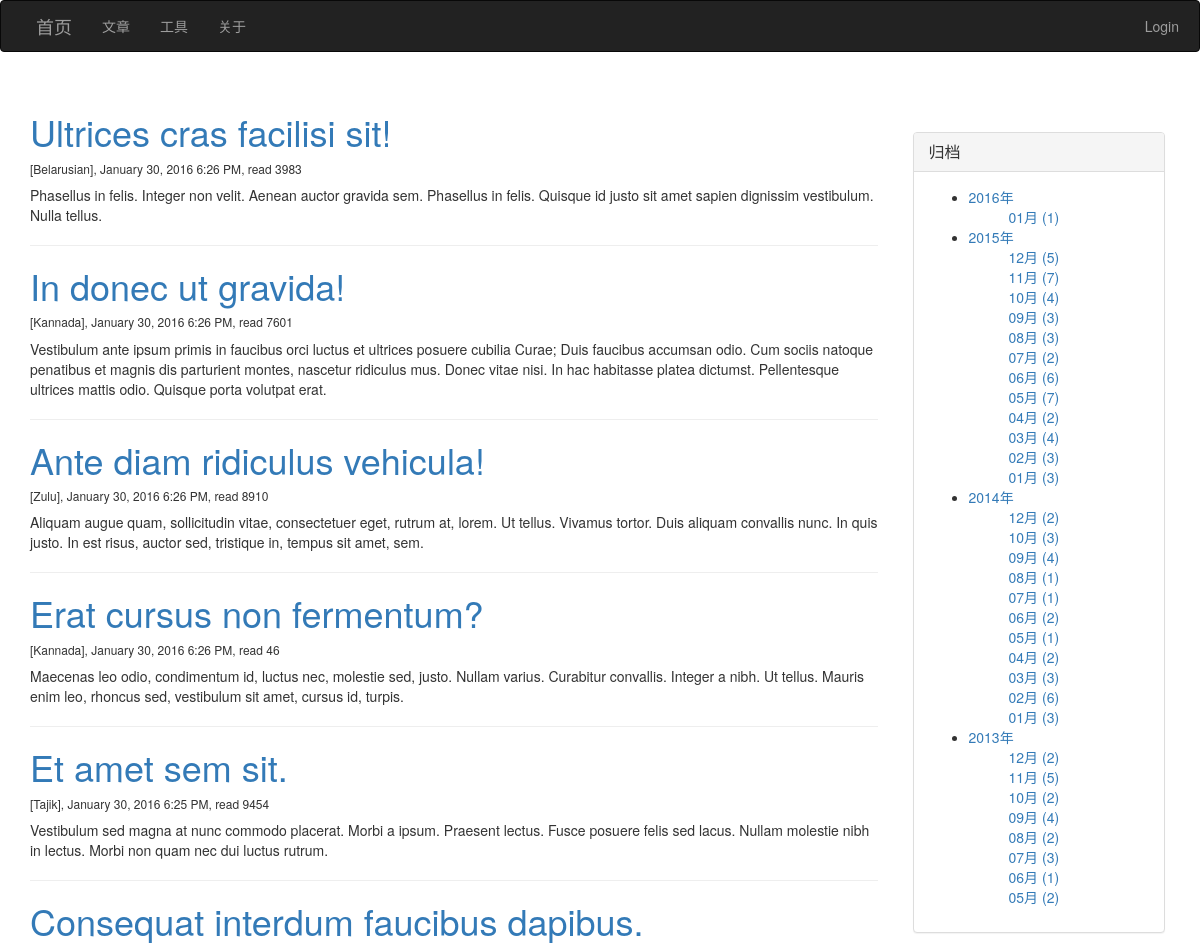
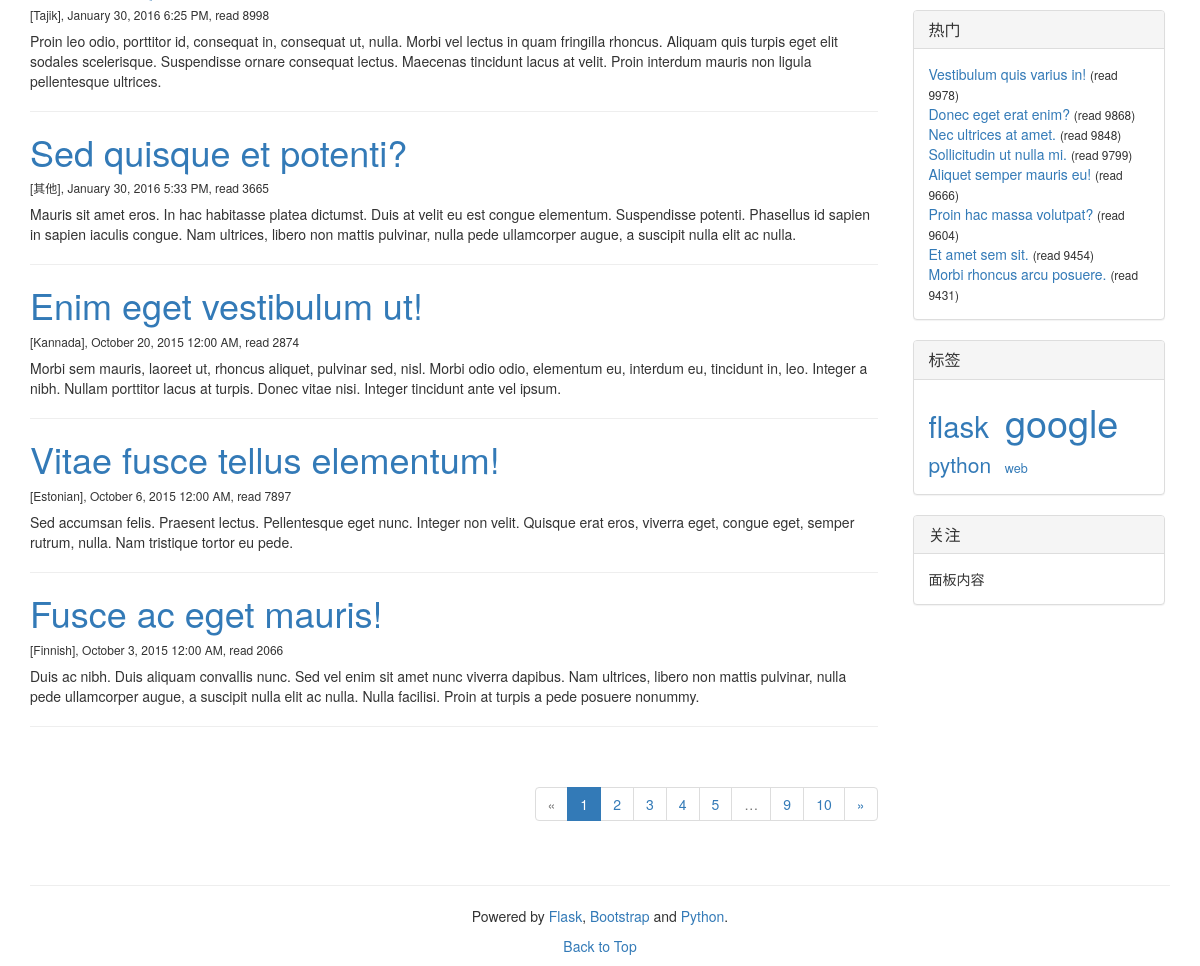
The page / on the database its author committed (2 pictures, top to bottom).
### main.py (models this page shows, shortened)
class Article(db.Model):
    __tablename__ = 'articles'
    id = db.Column(db.Integer, primary_key=True)
    title = db.Column(db.Unicode(128), unique=True, index=True, nullable=False)
    content = db.Column(db.UnicodeText)
    content_size = db.Column(db.Integer)
    time_created = db.Column(db.DateTime, index=True, default=datetime.now())
    time_modified = db.Column(db.DateTime, index=True, default=datetime.now())
    read_count = db.Column(db.Integer)
    private = db.Column(db.Boolean) # non-public, or hidden
    category_id = db.Column(db.Integer, db.ForeignKey('categories.id'))
    series_id = db.Column(db.Integer, db.ForeignKey('series.id'), nullable=True) # could be null
    tags = db.Column(db.Unicode(256), index=True, nullable=True) # space separated tag worlds

class Category(db.Model):
    __tablename__ = 'categories'
    id = db.Column(db.Integer, primary_key=True)
    name = db.Column(db.Unicode(32), unique=True, index=True, nullable=False)
    articles = db.relationship('Article', backref='category', lazy='dynamic')

### main.py (the view)
@app.route('/')
def index():
    page = request.args.get('page', 1, type=int)
    pagination = Article.query.order_by(Article.time_modified.desc()).paginate(
                    page, per_page=app.config['TEABLOG_ARTICLES_PER_PAGE'], error_out=True)
    articles = pagination.items
    return render_template('index.html', articles=articles, pagination=pagination)

### main.py (called while the page is built)
def update_tags_cache(articles=None, reverse=False):
    tags = {}
    if not articles:
        articles = Article.query.order_by(Article.title).all()
    for article in articles:
        if not article.tags:
            continue
        for tag in article.tags.split():
            tags.setdefault(tag, set())
            tags[tag].add(article)
    return sorted(tags.items(), reverse=reverse) # _list_ of item: ('tag', {1, 2, 4})

### templates/index.html (shortened to what this page needs)
{% extends 'base.html' %}
{% block page_content %}
{% for article in articles %}
<div class="post">
	<h1 class="post-title"><a href="{{ url_for('article', id=article.id) }}">{{ article.title }}</a></h1>
    <p class="date">
        <h6>
            [{{ article.category.name }}], {{ moment(article.time_modified).format('LLL') }}, read {{ article.read_count }}
        </h6>
    </p>
	<div class="post_body">{{ article.content }}</div>
    <hr>
</div>
{% endfor %}
<div class="pagination pull-right">
    {{ macros.widget_pagination(pagination, 'index') }}
</div>
{% endblock %}

### templates/_macros.html (shortened to what this page needs)
{% macro widget_pagination(pagination, endpoint) %}
{% if pagination.total %}
<ul class="pagination">
    <li{%if not pagination.has_prev %} class="disabled"{% endif %}>
        <a href="{% if pagination.has_prev %}{{ url_for(endpoint, page=pagination.page-1, **kwargs) }}{% else %}#{% endif %}">
            &laquo;
        </a>
    </li>
    {% for p in pagination.iter_pages() %}
        {% if p %}
            {% if p == pagination.page %}
            <li class="active"><a href="{{ url_for(endpoint, page=p, **kwargs) }}">{{ p }}</a></li>
            {% else %}
            <li><a href="{{ url_for(endpoint, page=p, **kwargs) }}">{{ p }}</a></li>
            {% endif %}
        {% else %}
            <li class="disabled"><a href="#">&hellip;</a></li>
        {% endif %}
    {% endfor %}
    <li{%if not pagination.has_next %} class="disabled"{% endif %}>
        <a href="{% if pagination.has_next %}{{ url_for(endpoint, page=pagination.page+1, **kwargs) }}{% else %}#{% endif %}">
            &raquo;
        </a>
    </li>
</ul>
{% endif %}
{% endmacro %}
{% macro widget_archive(data, endpoint) %}
<div class="panel panel-default">
    <div class="panel-heading">
        <h3 class="panel-title">归档</h3>
    </div>
    <div class="panel-body">
        <ul>
            {% for year, months in data.items() %}
            <li>
                <a href='#'>{{ year }}年</a>
                {% for month, num in months.items() %}
                <ul>
                    <li style="list-style-type: none">
                        <a href="{{ url_for(endpoint, by='time_created') }}#{{ year }}-{{ month }}">
                            {{ "%02d"|format(month) }}月 ({{ num }})
                        </a>
                    </li>
                </ul>
                {% endfor %}
            </li>
            {% endfor %}
        </ul>
    </div>
</div>
{% endmacro %}
{% macro widget_popular(data, endpoint) %}
<div class="panel panel-default">
    <div class="panel-heading">
        <h3 class="panel-title">热门</h3>
    </div>
    <div class="panel-body">
        {% for article in data %}
        <a href="{{ url_for(endpoint, id=article.id) }}">{{ article.title }}</a> <small>(read {{ article.read_count }})</small><br>
        {% endfor %}
    </div>
</div>
{% endmacro %}
{% macro widget_tags(data, endpoint) %}
    {% set num_min, num_max = data[0] %}
    {% set font_min, font_max = (90, 270) %}
    {% if num_min == num_max or num_min == -1 %}
    {%      set size_ratio = 0 %}
    {% else %}
    {%      set size_delta = ((font_max - font_min) // (num_max - num_min)) %}
    {% endif %}
<div class="panel panel-default">
    <div class="panel-heading">
        <h3 class="panel-title">标签</h3>
    </div>
    <div class="panel-body">
        {% for tag_data in data[1:] %}
        <a href="{{ url_for(endpoint, by='tag') }}#{{ tag_data[0] }}">
            <span style="font-size:{{ (tag_data[1] - num_min) * size_delta + font_min }}%">{{ tag_data[0] }}<span>
        </a>&nbsp;
        {% endfor %}
    </div>
</div>
{% endmacro %}

### rows shown on the page
Article: title "Ultrices cras facilisi sit!", category.name "Belarusian", time_modified "January 30, 2016 6:26 PM", read_count "3983", content "Phasellus in felis. Integer non velit. Aenean auctor gravida sem. Phasellus in felis. Quisque id justo sit amet sapien dignissim vestibulum. Nulla tellus."
Article: title "In donec ut gravida!", category.name "Kannada", time_modified "January 30, 2016 6:26 PM", read_count "7601", content "Vestibulum ante ipsum primis in faucibus orci luctus et ultrices posuere cubilia Curae; Duis faucibus accumsan odio. Cum sociis natoque penatibus et magnis dis parturient montes, nascetur ridiculus mus. Donec vitae nisi. In hac habitasse platea dictumst. Pellentesque ultrices mattis odio. Quisque porta volutpat erat."
Article: title "Ante diam ridiculus vehicula!", category.name "Zulu", time_modified "January 30, 2016 6:26 PM", read_count "8910", content "Aliquam augue quam, sollicitudin vitae, consectetuer eget, rutrum at, lorem. Ut tellus. Vivamus tortor. Duis aliquam convallis nunc. In quis justo. In est risus, auctor sed, tristique in, tempus sit amet, sem.", tags "google"
Article: title "Erat cursus non fermentum?", category.name "Kannada", time_modified "January 30, 2016 6:26 PM", read_count "46", content "Maecenas leo odio, condimentum id, luctus nec, molestie sed, justo. Nullam varius. Curabitur convallis. Integer a nibh. Ut tellus. Mauris enim leo, rhoncus sed, vestibulum sit amet, cursus id, turpis."
Article: title "Et amet sem sit.", category.name "Tajik", time_modified "January 30, 2016 6:25 PM", read_count "9454", content "Vestibulum sed magna at nunc commodo placerat. Morbi a ipsum. Praesent lectus. Fusce posuere felis sed lacus. Nullam molestie nibh in lectus. Morbi non quam nec dui luctus rutrum.", tags "flask"
Article: title "Consequat interdum faucibus dapibus.", category.name "Tajik", time_modified "January 30, 2016 6:25 PM", read_count "8998", content "Proin leo odio, porttitor id, consequat in, consequat ut, nulla. Morbi vel lectus in quam fringilla rhoncus. Aliquam quis turpis eget elit sodales scelerisque. Suspendisse ornare consequat lectus. Maecenas tincidunt lacus at velit. Proin interdum mauris non ligula pellentesque ultrices."
Article: title "Sed quisque et potenti?", category.name "其他", time_modified "January 30, 2016 5:33 PM", read_count "3665", content "Mauris sit amet eros. In hac habitasse platea dictumst. Duis at velit eu est congue elementum. Suspendisse potenti. Phasellus id sapien in sapien iaculis congue. Nam ultrices, libero non mattis pulvinar, nulla pede ullamcorper augue, a suscipit nulla elit ac nulla."
Article: title "Enim eget vestibulum ut!", category.name "Kannada", time_modified "October 20, 2015 12:00 AM", read_count "2874", content "Morbi sem mauris, laoreet ut, rhoncus aliquet, pulvinar sed, nisl. Morbi odio odio, elementum eu, interdum eu, tincidunt in, leo. Integer a nibh. Nullam porttitor lacus at turpis. Donec vitae nisi. Integer tincidunt ante vel ipsum."
Article: title "Vitae fusce tellus elementum!", category.name "Estonian", time_modified "October 6, 2015 12:00 AM", read_count "7897", content "Sed accumsan felis. Praesent lectus. Pellentesque eget nunc. Integer non velit. Quisque erat eros, viverra eget, congue eget, semper rutrum, nulla. Nam tristique tortor eu pede."
Article: title "Fusce ac eget mauris!", category.name "Finnish", time_modified "October 3, 2015 12:00 AM", read_count "2066", content "Duis ac nibh. Duis aliquam convallis nunc. Sed vel enim sit amet nunc viverra dapibus. Nam ultrices, libero non mattis pulvinar, nulla pede ullamcorper augue, a suscipit nulla elit ac nulla. Nulla facilisi. Proin at turpis a pede posuere nonummy."
Article: title "Vestibulum quis varius in!", read_count "9978"
Article: title "Donec eget erat enim?", read_count "9868"
Article: title "Nec ultrices at amet.", read_count "9848"
Article: title "Sollicitudin ut nulla mi.", read_count "9799"
Article: title "Aliquet semper mauris eu!", read_count "9666"
Article: title "Proin hac massa volutpat?", read_count "9604"
Article: title "Morbi rhoncus arcu posuere.", read_count "9431"

### other values the page prints
{{ p }} "1"
{{ p }} "2" "3" "4" "5" "9" "10"
{{ year }} "2016" "2015" "2014" "2013"
{{ "%02d"|format(month) }} "01" "12" "11" "10" "09" "08" "07" "06" "05" "04" "03" "02" "01" "12" "10" "09" "08" "07" "06" "05" "04" "03" "02" "01" "12" "11" "10" "09" "08" "07" "06" "05"
{{ num }} "1" "5" "7" "4" "3" "3" "2" "6" "7" "2" "4" "3" "3" "2" "3" "4" "1" "1" "2" "1" "2" "3" "6" "3" "2" "5" "2" "4" "2" "3" "1" "2"
{{ tag_data[0] }} "python" "web"
